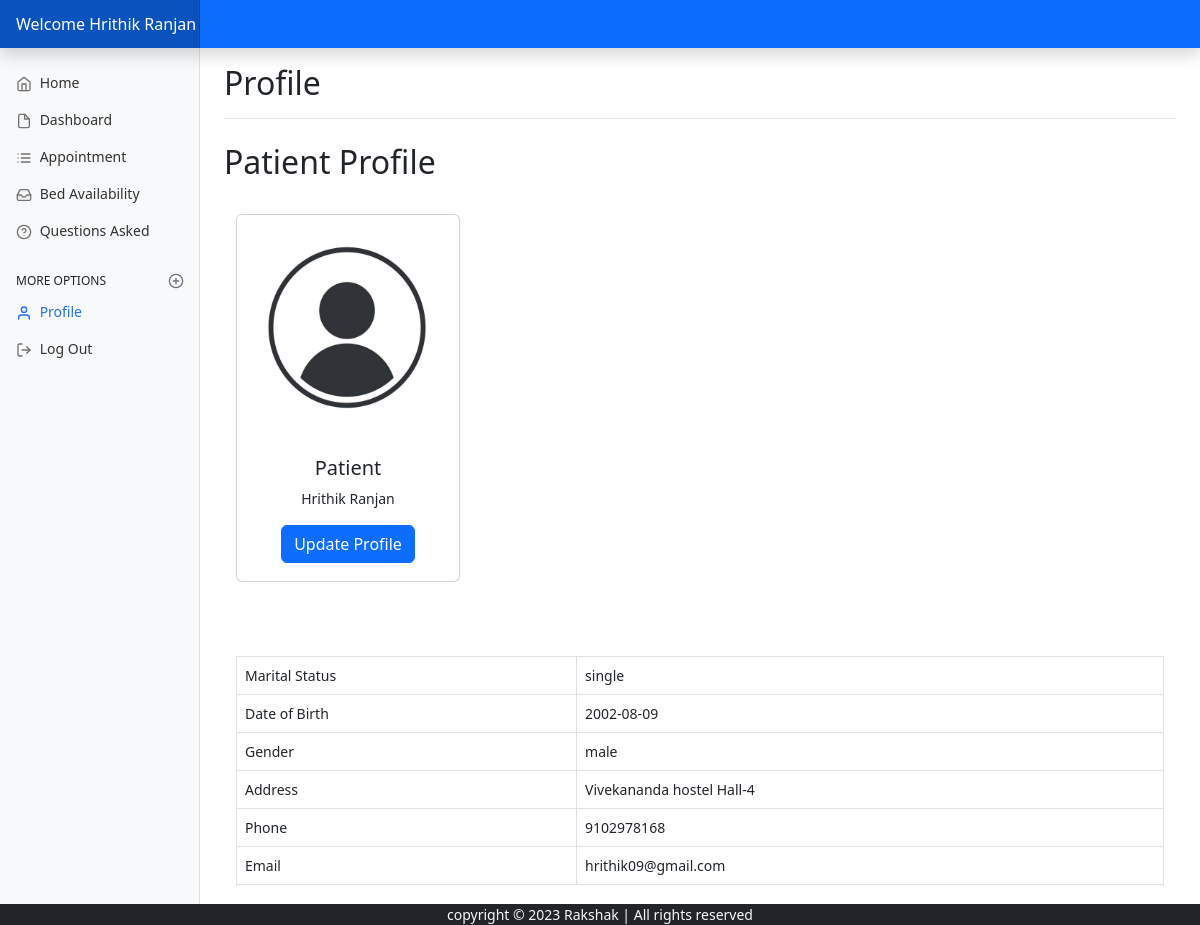
The app's page /patient/profile.php (signed in) with its own data.
### tables this page shows
CREATE TABLE `patient` (
  `icPatient` int(7) NOT NULL,
  `password` varchar(255) NOT NULL,
  `patientFirstName` varchar(20) DEFAULT NULL,
  `patientLastName` varchar(20) DEFAULT NULL,
  `patientMaritalStatus` varchar(10) DEFAULT NULL,
  `patientDOB` date DEFAULT NULL,
  `patientGender` varchar(10) DEFAULT NULL,
  `patientAddress` varchar(100) DEFAULT NULL,
  `patientPhone` varchar(15) DEFAULT NULL,
  `patientEmail` varchar(100) NOT NULL,
  `timestamp` datetime NOT NULL DEFAULT current_timestamp()
);

### patient/profile.php (the view, shortened to what this page needs)
<?php
include_once '../assets/conn/dbconnect.php';
$res = mysqli_query($con, "SELECT * FROM patient WHERE icPatient=" . $_SESSION['patientSession']);
$userRow = mysqli_fetch_array($res, MYSQLI_ASSOC);
?>
<!DOCTYPE html>
<html lang="en">
<head>
	<link href="assets/css/bootstrap.min.css" rel="stylesheet">
	<link href="dashboard.css" rel="stylesheet">
</head>
<body>
	<header class="navbar navbar-dark sticky-top bg-primary flex-md-nowrap p-0 shadow">
		<a class="navbar-brand col-md-3 col-lg-2 me-0 px-3 fs-6" href="patient.php">Welcome
			<?php echo $userRow['patientFirstName'] . ' ' . $userRow['patientLastName']; ?>
		</a>
	</header>
	<div class="container-fluid">
		<div class="row">
			<nav id="sidebarMenu" class="col-md-3 col-lg-2 d-md-block bg-light sidebar collapse">
				<div class="position-sticky pt-3 sidebar-sticky">
					<ul class="nav flex-column">
					<li class="nav-item">
							<a class="nav-link" aria-current="page" href="../index.php">
								<span data-feather="home" class="align-text-bottom"></span>
								Home
							</a>
						</li>
						<li class="nav-item">
							<a class="nav-link" aria-current="page" href="patient.php">
								<span data-feather="file" class="align-text-bottom"></span>
								Dashboard
							</a>
						</li>
						<li class="nav-item">
							<a class="nav-link" href="patientapplist.php?patientId=<?php echo $userRow['icPatient']; ?>">
								<span data-feather="list" class="align-text-bottom"></span>
								Appointment
							</a>
						</li>
						<li class="nav-item">
							<a class="nav-link" href="bed.php">
								<span data-feather="inbox" class="align-text-bottom"></span>
								Bed Availability
							</a>
						</li>
						<li class="nav-item">
							<a class="nav-link" href="question.php">
								<span data-feather="help-circle" class="align-text-bottom"></span>
								Questions Asked
							</a>
						</li>
					</ul>
					<h6 class="sidebar-heading d-flex justify-content-between align-items-center px-3 mt-4 mb-1 text-uppercase">
						<span>More options</span>
						<a class="link-secondary" href="#" aria-label="Add a new report">
							<span data-feather="plus-circle" class="align-text-bottom"></span>
						</a>
					</h6>
					<ul class="nav flex-column mb-2">
						<li class="nav-item">
							<a class="nav-link active" href="profile.php?patientId=<?php echo $userRow['icPatient']; ?>">
								<span data-feather="user" class="align-text-bottom"></span>
								Profile
							</a>
						</li>
						<li class="nav-item">
							<a class="nav-link" href="patientlogout.php?logout">
								<span data-feather="log-out"></span>
								Log Out
							</a>
						</li>
					</ul>
				</div>
			</nav>
			<main class="col-md-9 ms-sm-auto col-lg-10 px-md-4">
				<div class="d-flex justify-content-between flex-wrap flex-md-nowrap align-items-center pt-3 pb-2 mb-3 border-bottom">
					<h1 class="h2">Profile</h1>
				</div>
				<h2 class="my-4">Patient Profile</h2>
				<div class="container my-4">
					<div class="row my-4">
						<div class="col-md-4 my-2">
							<div class="card text-center" style="width: 14rem; height:23rem;">
								<img src="assets/img/1.jpg" class="card-img-top" style="height: 225px; width: 220px; " alt="image for this category">
								<div class="card-body">
									<h5 class="card-title">Patient</h5>
									<p class="card-text"><?php echo $userRow['patientFirstName']; ?> <?php echo $userRow['patientLastName']; ?></p>
									<button type="button" class="btn btn-primary" data-bs-toggle="modal" data-bs-target="#myModal">Update Profile</button>
								</div>
							</div>
						</div>
					</div>
					<br /><br />
					<div class="table-responsive">
						<table class="table table-hover table-bordered">
							<tbody>
								<tr>
									<td>Marital Status</td>
									<td><?php echo $userRow['patientMaritalStatus']; ?></td>
								</tr>
								<tr>
									<td>Date of Birth</td>
									<td><?php echo $userRow['patientDOB']; ?></td>
								</tr>
								<tr>
									<td>Gender</td>
									<td><?php echo $userRow['patientGender']; ?></td>
								</tr>
								<tr>
									<td>Address</td>
									<td><?php echo $userRow['patientAddress']; ?>
									</td>
								</tr>
								<tr>
									<td>Phone</td>
									<td><?php echo $userRow['patientPhone']; ?>
									</td>
								</tr>
								<tr>
									<td>Email</td>
									<td><?php echo $userRow['patientEmail']; ?>
									</td>
								</tr>
							</tbody>
						</table>
					</div>
				</div>
			</main>
		</div>
		<div class="container-fluid fixed-bottom bg-dark text-light mb-0">
			<p class="text-center mb-0">
				copyright &copy; 2023 Rakshak | All rights reserved
			</p>
		</div>
</body>
</html>

### patient/dashboard.css (style rules this page uses)
body { font-size: .875rem; }
.feather { width: 16px; height: 16px; }
.sidebar { position: fixed; top: 0; bottom: 0; left: 0; z-index: 100; padding: 48px 0 0; box-shadow: inset -1px 0 0 rgba(0, 0, 0, .1); }
.sidebar-sticky { height: calc(100vh - 48px); overflow-x: hidden; overflow-y: auto; }
.sidebar .nav-link { font-weight: 500; color: #333; }
.sidebar .nav-link .feather { margin-right: 4px; color: #727272; }
.sidebar .nav-link.active { color: #2470dc; }
.sidebar .nav-link:hover .feather, .sidebar .nav-link.active .feather { color: inherit; }
.sidebar-heading { font-size: .75rem; }
.navbar-brand { padding-top: .75rem; padding-bottom: .75rem; background-color: rgba(0, 0, 0, .25); box-shadow: inset -1px 0 0 rgba(0, 0, 0, .25); }

### records on screen
patient: patientFirstName "Hrithik", patientLastName "Ranjan", patientMaritalStatus "single", patientDOB "2002-08-09", patientGender "male", patientAddress "Vivekananda hostel Hall-4", patientPhone "9102978168", patientEmail "hrithik09@gmail.com"
